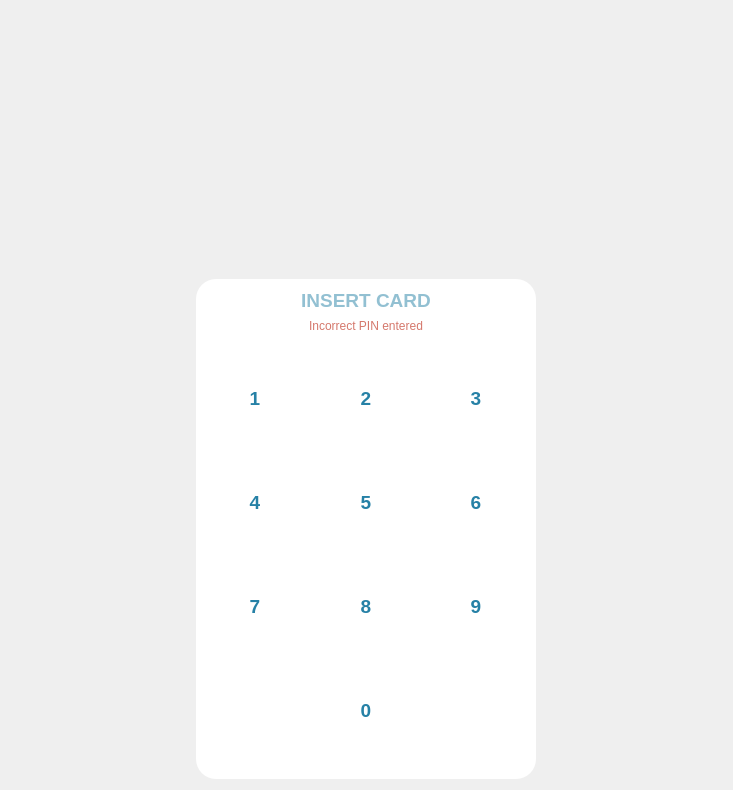
<?xml version="1.0" encoding="UTF-8"?>
<ui version="4.0">
 <class>Form</class>
 <widget class="QWidget" name="Form">
  <property name="geometry">
   <rect>
    <x>0</x>
    <y>0</y>
    <width>733</width>
    <height>790</height>
   </rect>
  </property>
  <property name="sizePolicy">
   <sizepolicy hsizetype="Expanding" vsizetype="Expanding">
    <horstretch>0</horstretch>
    <verstretch>0</verstretch>
   </sizepolicy>
  </property>
  <property name="windowTitle">
   <string>Form</string>
  </property>
  <property name="styleSheet">
   <string notr="true">#frame {
	background-color: white;
	border-radius: 20px;
}

#pin_field {
	color: #2681a6;
	font-size: 14pt;
	font-weight: 600;
	border: none;
}

#warning_label {
	color: #d5786c;
}

#terminal {
	margin-right: 80px;
}

#gridFrame .QPushButton {
	width: 70px;
	height: 70px;
	border: none;
	border-radius: 30px;
	color: #2681a6;
	font-size: 14pt;
	font-weight: 600;
}

#gridFrame .QPushButton:hover {
	color: white;
	background-color: #a3c7d6;
}
</string>
  </property>
  <layout class="QVBoxLayout" name="verticalLayout">
   <item>
    <widget class="QWidget" name="horizontalWidget" native="true">
     <layout class="QHBoxLayout" name="horizontalLayout">
      <property name="spacing">
       <number>30</number>
      </property>
      <property name="leftMargin">
       <number>0</number>
      </property>
      <property name="topMargin">
       <number>0</number>
      </property>
      <property name="rightMargin">
       <number>0</number>
      </property>
      <property name="bottomMargin">
       <number>0</number>
      </property>
      <item alignment="Qt::AlignLeft">
       <widget class="QLabel" name="terminal">
        <property name="sizePolicy">
         <sizepolicy hsizetype="Maximum" vsizetype="Preferred">
          <horstretch>0</horstretch>
          <verstretch>0</verstretch>
         </sizepolicy>
        </property>
        <property name="maximumSize">
         <size>
          <width>16777215</width>
          <height>210</height>
         </size>
        </property>
        <property name="text">
         <string/>
        </property>
        <property name="pixmap">
         <pixmap>../../resources/images/card_insert.png</pixmap>
        </property>
        <property name="scaledContents">
         <bool>true</bool>
        </property>
       </widget>
      </item>
      <item alignment="Qt::AlignHCenter">
       <widget class="DraggableCard" name="chip_card">
        <property name="sizePolicy">
         <sizepolicy hsizetype="Maximum" vsizetype="Maximum">
          <horstretch>0</horstretch>
          <verstretch>0</verstretch>
         </sizepolicy>
        </property>
        <property name="minimumSize">
         <size>
          <width>280</width>
          <height>0</height>
         </size>
        </property>
        <property name="maximumSize">
         <size>
          <width>280</width>
          <height>180</height>
         </size>
        </property>
        <property name="text">
         <string/>
        </property>
        <property name="pixmap">
         <pixmap>../../resources/images/chip_card.png</pixmap>
        </property>
        <property name="scaledContents">
         <bool>true</bool>
        </property>
       </widget>
      </item>
     </layout>
    </widget>
   </item>
   <item alignment="Qt::AlignHCenter">
    <widget class="ShadowFrame" name="frame">
     <property name="sizePolicy">
      <sizepolicy hsizetype="Preferred" vsizetype="Expanding">
       <horstretch>0</horstretch>
       <verstretch>0</verstretch>
      </sizepolicy>
     </property>
     <property name="minimumSize">
      <size>
       <width>340</width>
       <height>0</height>
      </size>
     </property>
     <property name="maximumSize">
      <size>
       <width>340</width>
       <height>500</height>
      </size>
     </property>
     <property name="frameShape">
      <enum>QFrame::StyledPanel</enum>
     </property>
     <property name="frameShadow">
      <enum>QFrame::Raised</enum>
     </property>
     <layout class="QVBoxLayout" name="verticalLayout_2">
      <item>
       <widget class="QLineEdit" name="pin_field">
        <property name="font">
         <font>
          <pointsize>14</pointsize>
          <weight>75</weight>
          <bold>true</bold>
         </font>
        </property>
        <property name="maxLength">
         <number>8</number>
        </property>
        <property name="alignment">
         <set>Qt::AlignCenter</set>
        </property>
        <property name="readOnly">
         <bool>true</bool>
        </property>
        <property name="placeholderText">
         <string>INSERT CARD</string>
        </property>
       </widget>
      </item>
      <item alignment="Qt::AlignHCenter">
       <widget class="QLabel" name="warning_label">
        <property name="sizePolicy">
         <sizepolicy hsizetype="Preferred" vsizetype="Maximum">
          <horstretch>0</horstretch>
          <verstretch>0</verstretch>
         </sizepolicy>
        </property>
        <property name="text">
         <string>Incorrect PIN entered</string>
        </property>
       </widget>
      </item>
      <item>
       <widget class="QFrame" name="gridFrame">
        <property name="styleSheet">
         <string notr="true"/>
        </property>
        <layout class="QGridLayout" name="gridLayout" rowstretch="0,0,0,0,0">
         <property name="leftMargin">
          <number>0</number>
         </property>
         <property name="topMargin">
          <number>0</number>
         </property>
         <property name="rightMargin">
          <number>0</number>
         </property>
         <property name="bottomMargin">
          <number>0</number>
         </property>
         <property name="spacing">
          <number>10</number>
         </property>
         <item row="2" column="1" alignment="Qt::AlignHCenter">
          <widget class="QPushButton" name="btn5">
           <property name="cursor">
            <cursorShape>PointingHandCursor</cursorShape>
           </property>
           <property name="text">
            <string>5</string>
           </property>
          </widget>
         </item>
         <item row="1" column="1" alignment="Qt::AlignHCenter">
          <widget class="QPushButton" name="btn2">
           <property name="cursor">
            <cursorShape>PointingHandCursor</cursorShape>
           </property>
           <property name="text">
            <string>2</string>
           </property>
          </widget>
         </item>
         <item row="2" column="0" alignment="Qt::AlignHCenter">
          <widget class="QPushButton" name="btn4">
           <property name="cursor">
            <cursorShape>PointingHandCursor</cursorShape>
           </property>
           <property name="text">
            <string>4</string>
           </property>
          </widget>
         </item>
         <item row="2" column="2" alignment="Qt::AlignHCenter">
          <widget class="QPushButton" name="btn6">
           <property name="cursor">
            <cursorShape>PointingHandCursor</cursorShape>
           </property>
           <property name="text">
            <string>6</string>
           </property>
          </widget>
         </item>
         <item row="3" column="2" alignment="Qt::AlignHCenter">
          <widget class="QPushButton" name="btn9">
           <property name="cursor">
            <cursorShape>PointingHandCursor</cursorShape>
           </property>
           <property name="text">
            <string>9</string>
           </property>
          </widget>
         </item>
         <item row="3" column="1" alignment="Qt::AlignHCenter">
          <widget class="QPushButton" name="btn8">
           <property name="cursor">
            <cursorShape>PointingHandCursor</cursorShape>
           </property>
           <property name="text">
            <string>8</string>
           </property>
          </widget>
         </item>
         <item row="1" column="0" alignment="Qt::AlignHCenter">
          <widget class="QPushButton" name="btn1">
           <property name="cursor">
            <cursorShape>PointingHandCursor</cursorShape>
           </property>
           <property name="text">
            <string>1</string>
           </property>
          </widget>
         </item>
         <item row="1" column="2" alignment="Qt::AlignHCenter">
          <widget class="QPushButton" name="btn3">
           <property name="cursor">
            <cursorShape>PointingHandCursor</cursorShape>
           </property>
           <property name="text">
            <string>3</string>
           </property>
          </widget>
         </item>
         <item row="3" column="0" alignment="Qt::AlignHCenter">
          <widget class="QPushButton" name="btn7">
           <property name="cursor">
            <cursorShape>PointingHandCursor</cursorShape>
           </property>
           <property name="text">
            <string>7</string>
           </property>
          </widget>
         </item>
         <item row="4" column="0" alignment="Qt::AlignHCenter">
          <widget class="ClickableButton" name="clear_btn">
           <property name="cursor">
            <cursorShape>PointingHandCursor</cursorShape>
           </property>
           <property name="text">
            <string/>
           </property>
           <property name="icon">
            <iconset>
             <normaloff>../../resources/icons/delete.svg</normaloff>../../resources/icons/delete.svg</iconset>
           </property>
           <property name="iconSize">
            <size>
             <width>40</width>
             <height>40</height>
            </size>
           </property>
          </widget>
         </item>
         <item row="4" column="1" alignment="Qt::AlignHCenter">
          <widget class="QPushButton" name="btn0">
           <property name="cursor">
            <cursorShape>PointingHandCursor</cursorShape>
           </property>
           <property name="text">
            <string>0</string>
           </property>
          </widget>
         </item>
         <item row="4" column="2" alignment="Qt::AlignHCenter">
          <widget class="ClickableButton" name="submit_btn">
           <property name="cursor">
            <cursorShape>PointingHandCursor</cursorShape>
           </property>
           <property name="icon">
            <iconset>
             <normaloff>../../resources/icons/tick-circle.svg</normaloff>../../resources/icons/tick-circle.svg</iconset>
           </property>
           <property name="iconSize">
            <size>
             <width>35</width>
             <height>35</height>
            </size>
           </property>
          </widget>
         </item>
        </layout>
       </widget>
      </item>
     </layout>
    </widget>
   </item>
  </layout>
 </widget>
 <customwidgets>
  <customwidget>
   <class>ShadowFrame</class>
   <extends>QFrame</extends>
   <header location="global">widgets/shadow.h</header>
   <container>1</container>
  </customwidget>
  <customwidget>
   <class>ClickableButton</class>
   <extends>QPushButton</extends>
   <header>widgets/clickables.h</header>
  </customwidget>
  <customwidget>
   <class>DraggableCard</class>
   <extends>QLabel</extends>
   <header>widgets/draggable.h</header>
  </customwidget>
 </customwidgets>
 <resources/>
 <connections/>
</ui>
